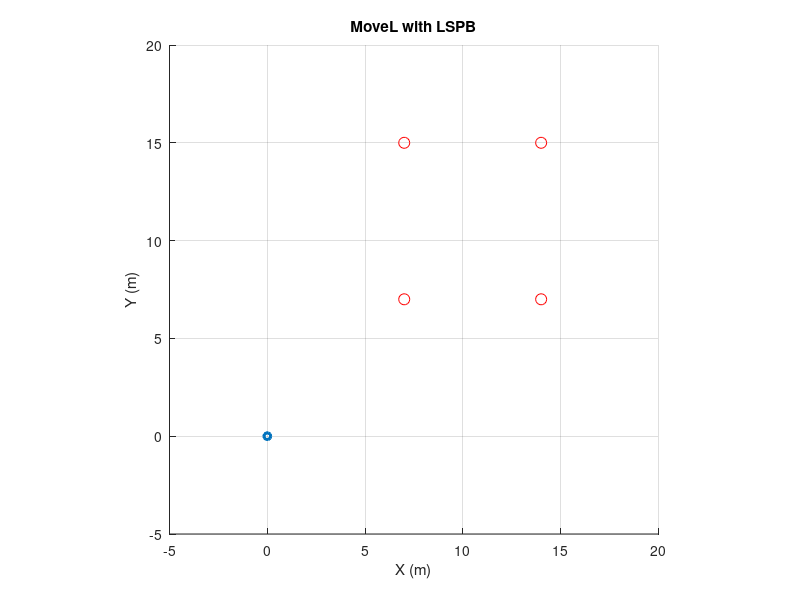

This figure's MATLAB source: (Note: this script raises an error after producing the figure.)
clc;
clear;

l1 = 11; % from HW 1
l2 = 10; % from HW 1

waypoints = [7, 7;  14, 7;  14, 15; 7, 15]; % form a rectangle

initial_pose = [pi/2, -pi/2]; % initial L pose


% given data
time = 1; % each position is 1 second apart
dt = 0.1; % sampling resolution

% initialize arrays
theta1 = [];
theta2 = [];
x = [];
y = [];


% robot figure

figure(1);
hold on; grid on; axis equal;
axis([-5 20 -5 20]);
title('MoveL with LSPB');
xlabel('X (m)'); ylabel('Y (m)');

plot(waypoints(:,1), waypoints(:,2), 'ro', 'MarkerSize', 8);    %waypoint

robot_line = plot([0, 0], [0, 0], '-o', 'LineWidth', 2, 'MarkerSize', 5);   %robot line

[current_x, current_y] = forward_kinematics(initial_pose(1), initial_pose(2), l1, l2);

current_position = [current_x, current_y];



% moving with LSPB

joint_position_1 = initial_pose;

for i = 1:size(waypoints,1)
    target_position = waypoints(i, :);

    [x_trajectory, y_trajectory] = LSPB(current_position, target_position, time, dt);
    

    theta1_trajectory = zeros(1, length(x_trajectory));
    theta2_trajectory = zeros(1, length(x_trajectory));

    for j = 1:length(x_trajectory)

        [theta1_trajectory(j), theta2_trajectory(j)] = inverse_kinematics([x_trajectory(j), y_trajectory(j)], l1, l2, joint_position_1);
        joint_position_1 = [theta1_trajectory(j), theta2_trajectory(j)];
    end

    theta1 = [theta1, theta1_trajectory];
    theta2 = [theta2, theta2_trajectory];
    x = [x, x_trajectory];
    y = [y, y_trajectory];


    for j = 1:length(x_trajectory)
        x1_joint = l1 * cos(theta1_trajectory(j));
        y1_joint = l1 * sin(theta1_trajectory(j));
        set(robot_line, 'XData', [0, x1_joint, x_trajectory(j)], 'YData', [0, y1_joint, y_trajectory(j)]);
        pause(0.1);
    end

    current_position = target_position;

end


% Workspace plot
figure(2);
plot(x, y, 'b-o', 'LineWidth', 1.5);
hold on;
plot(waypoints(:,1), waypoints(:,2), 'ro', 'MarkerSize', 8, 'MarkerFaceColor', 'r');
xlabel('X'); ylabel('Y');
title('Workspace Trajectory');
grid on;


% Joint space plot
figure(3);
subplot(2,1,1);
t_joint = 0:dt:(length(theta1)-1)*dt;
plot(t_joint, theta1, 'b', 'LineWidth', 1.5);
hold on;
plot(t_joint, theta2, 'r', 'LineWidth', 1.5);
xlabel('Time (s)'); ylabel('Joint Angles (rad)');
title('Joint Space Trajectory (\theta_1 and \theta_2)');
legend('\theta_1', '\theta_2');
grid on;





% IK Function
function [theta1, theta2] = inverse_kinematics(target, l1, l2, joint_position_0)
    x = target(1);
    y = target(2);

    D = (x^2 + y^2 - l1^2 - l2^2) / (2*l1*l2);

    theta2_up = atan2(sqrt(1-D^2), D); % arm elbow up position
    theta2_down = atan2(-sqrt(1-D^2), D); % arm elbow down position

    theta1_up = atan2(y, x) - atan2(l2*sin(theta2_up), l1 + l2*cos(theta2_up));
    theta1_down = atan2(y, x) - atan2(l2*sin(theta2_down), l1 + l2*cos(theta2_down));
    
    solution_up = [theta1_up, theta2_up];
    solution_down = [theta1_down, theta2_down];

    if norm(solution_up - joint_position_0) <= norm(solution_down - joint_position_0)
        theta1 = solution_up(1);
        theta2 = solution_up(2);
    else
        theta1 = solution_down(1);
        theta2 = solution_down(2);
    end
end



% FK Function
function [x, y] = forward_kinematics(theta1, theta2, l1, l2)
    x1 = l1 * cos(theta1);
    y1 = l1 * sin(theta1);
    x = x1 + l2 * cos(theta1 + theta2);
    y = y1 + l2 * sin(theta1 + theta2);
end



% LSPB 
function [x_trajectory, y_trajectory] = LSPB(p0, pf, tf, dt)

    tb = 0.333;  % Blend time = 1/3 (from textbook)

    V_avg_x = (pf(1) - p0(1)) / (tf - tb);
    V_avg_y = (pf(2) - p0(2)) / (tf - tb);

    V_peak_x = V_avg_x * 1.5; % peak V is 1.5x avg V
    V_peak_y = V_avg_y * 1.5; % peak V is 1.5x avg V

    t = 0:dt:tf;
    x_trajectory = zeros(size(t));
    y_trajectory = zeros(size(t));

    for i = 1:length(t)
        if t(i) < tb

            % acceleration 
            x_trajectory(i) = p0(1) + (V_peak_x/(2*tb)) * t(i)^2;
            y_trajectory(i) = p0(2) + (V_peak_y/(2*tb)) * t(i)^2;
        elseif t(i) <= (tf - tb)

            % constant velocity
            x_trajectory(i) = p0(1) + V_peak_x*(t(i) - tb/2);
            y_trajectory(i) = p0(2) + V_peak_y*(t(i) - tb/2);
        else
            % deceleration
            x_trajectory(i) = pf(1);
            y_trajectory(i) = pf(2);
        end
    end
end
